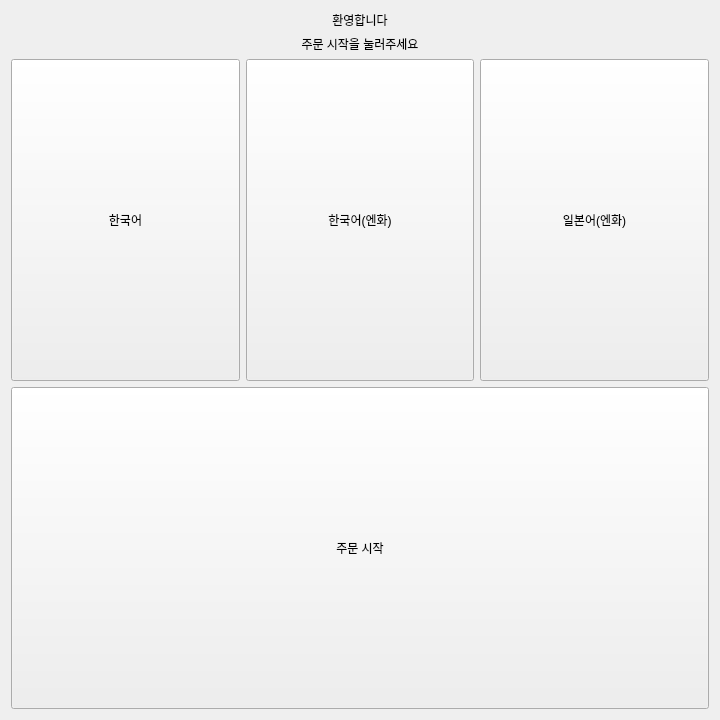
<?xml version="1.0" encoding="UTF-8"?>
<ui version="4.0">
 <class>Form</class>
 <widget class="QWidget" name="Form">
  <property name="geometry">
   <rect>
    <x>0</x>
    <y>0</y>
    <width>720</width>
    <height>720</height>
   </rect>
  </property>
  <property name="sizePolicy">
   <sizepolicy hsizetype="Expanding" vsizetype="Expanding">
    <horstretch>0</horstretch>
    <verstretch>0</verstretch>
   </sizepolicy>
  </property>
  <property name="minimumSize">
   <size>
    <width>720</width>
    <height>720</height>
   </size>
  </property>
  <property name="windowTitle">
   <string>Form</string>
  </property>
  <layout class="QVBoxLayout" name="verticalLayout_3">
   <item>
    <layout class="QVBoxLayout" name="verticalLayout_2">
     <item>
      <widget class="QLabel" name="lb_title">
       <property name="text">
        <string>환영합니다</string>
       </property>
       <property name="alignment">
        <set>Qt::AlignmentFlag::AlignCenter</set>
       </property>
      </widget>
     </item>
     <item>
      <widget class="QLabel" name="lb_subtitle">
       <property name="text">
        <string>주문 시작을 눌러주세요</string>
       </property>
       <property name="alignment">
        <set>Qt::AlignmentFlag::AlignCenter</set>
       </property>
      </widget>
     </item>
    </layout>
   </item>
   <item>
    <layout class="QGridLayout" name="gridLayout" rowstretch="0" columnstretch="0,0,0">
     <item row="0" column="1">
      <widget class="QPushButton" name="btn_korean_ja_cash">
       <property name="sizePolicy">
        <sizepolicy hsizetype="Expanding" vsizetype="Expanding">
         <horstretch>0</horstretch>
         <verstretch>0</verstretch>
        </sizepolicy>
       </property>
       <property name="focusPolicy">
        <enum>Qt::FocusPolicy::NoFocus</enum>
       </property>
       <property name="text">
        <string>한국어(엔화)</string>
       </property>
      </widget>
     </item>
     <item row="0" column="0">
      <widget class="QPushButton" name="btn_korean">
       <property name="sizePolicy">
        <sizepolicy hsizetype="Expanding" vsizetype="Expanding">
         <horstretch>0</horstretch>
         <verstretch>0</verstretch>
        </sizepolicy>
       </property>
       <property name="focusPolicy">
        <enum>Qt::FocusPolicy::NoFocus</enum>
       </property>
       <property name="text">
        <string>한국어</string>
       </property>
      </widget>
     </item>
     <item row="0" column="2">
      <widget class="QPushButton" name="btn_japanese">
       <property name="enabled">
        <bool>true</bool>
       </property>
       <property name="sizePolicy">
        <sizepolicy hsizetype="Expanding" vsizetype="Expanding">
         <horstretch>0</horstretch>
         <verstretch>0</verstretch>
        </sizepolicy>
       </property>
       <property name="focusPolicy">
        <enum>Qt::FocusPolicy::NoFocus</enum>
       </property>
       <property name="text">
        <string>일본어(엔화)</string>
       </property>
       <property name="checkable">
        <bool>false</bool>
       </property>
      </widget>
     </item>
    </layout>
   </item>
   <item>
    <layout class="QVBoxLayout" name="verticalLayout">
     <item>
      <widget class="QPushButton" name="btn_start_main_menu">
       <property name="sizePolicy">
        <sizepolicy hsizetype="Expanding" vsizetype="Expanding">
         <horstretch>0</horstretch>
         <verstretch>0</verstretch>
        </sizepolicy>
       </property>
       <property name="focusPolicy">
        <enum>Qt::FocusPolicy::NoFocus</enum>
       </property>
       <property name="text">
        <string>주문 시작</string>
       </property>
      </widget>
     </item>
    </layout>
   </item>
  </layout>
 </widget>
 <resources/>
 <connections/>
</ui>
